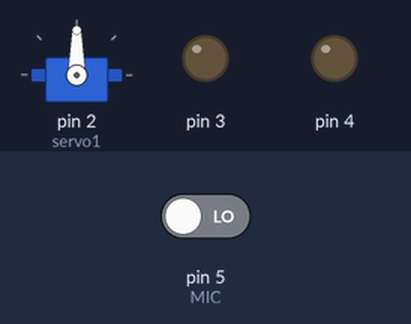
Bench run of a sketch on a simulated Arduino Uno, built with avr-gcc and run on an emulated ATmega328P. Shown: servo, output pins drawn as LEDs (lit = HIGH). The test bench sets the inputs (shaded band); at power-on: pin 5 (MIC) LOW.

Above: at 1.2 s.
1.3 s: pin 5 (MIC) driven HIGH
At 7.2 s:
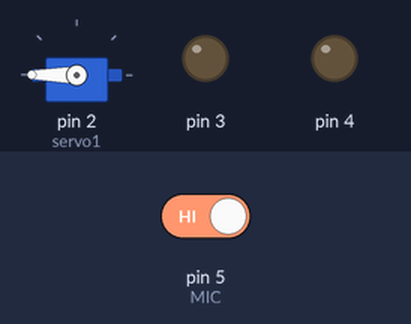
7.3 s: pin 5 (MIC) driven LOW
At 8.2 s:
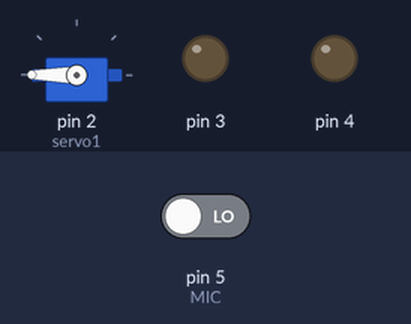
Timing chart, 0 to 10.3 s (numbered marks = the images above; inputs shaded):
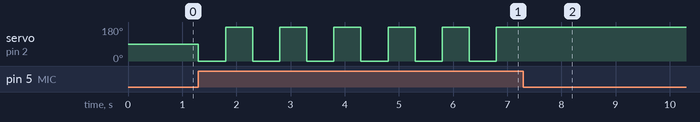

The sketch:

detectBarbijoConSanitazanteServo.ino
```cpp
#include <Servo.h>
String entradaSerial = "";
bool entradaCompleta = false;
//PARA EL SERVO
Servo servo1;
int pulsoMin=600;
int pulsoMax=2600;
//mic QUE ACTIVARA EL SERVO DE ASPERSORES
int MIC = 5;
int VALOR ;


void setup()
{
  //PIN 3 t 4 se usan para activar los rele


   pinMode(3,OUTPUT);
   pinMode(4,OUTPUT);
   pinMode(MIC,INPUT);
   Serial.begin(9600);
   servo1.attach(2,pulsoMin,pulsoMax);
}

void loop()
{

  VALOR = digitalRead(MIC);
  if(VALOR == HIGH){
       servo1.write(0);
       delay(500);
       servo1.write(180);
        delay(500);
  }

  if(entradaCompleta){
    if(entradaSerial == "a\n"){
      digitalWrite(4,LOW);
      digitalWrite(3, HIGH);
      delay(400);


    }else if(entradaSerial == "b\n"){
      digitalWrite(3,LOW);
      digitalWrite(4, HIGH);
      delay(400);


    }else{Serial.println("El dato recibido es inválido!!");

    }
     entradaSerial = "";
    entradaCompleta = false;
  }
}

void serialEvent(){
  while (Serial.available()){

    char inChar = (char)Serial.read();
    entradaSerial += inChar;

    if(inChar == '\n'){
      entradaCompleta = true;
    }
  }
 }
```

Measured:
- after the input at 1.3 s, servo on pin 2 (servo1): alternates 180° for 0.50 s and 0° for 0.50 s, starting at once
- after the input at 7.3 s, servo on pin 2 (servo1): stops changing and stays 180°
